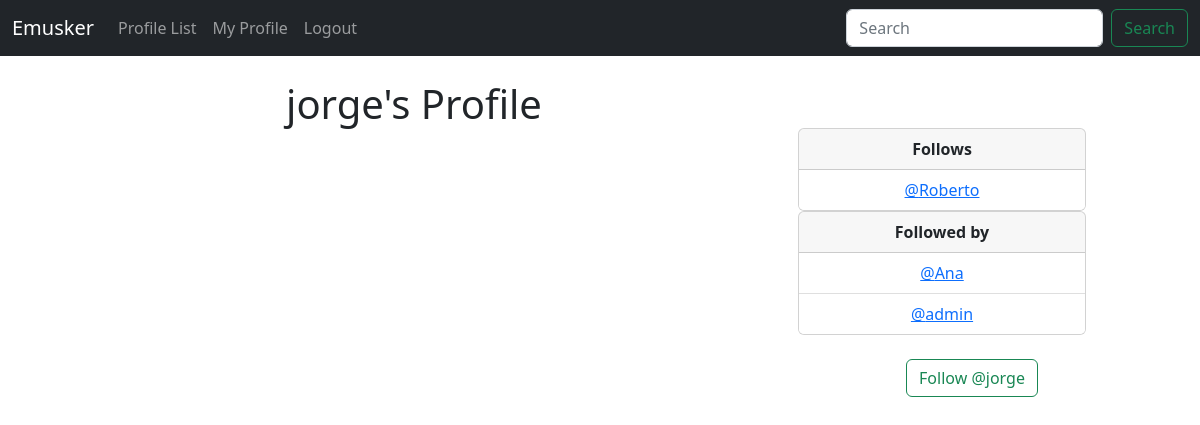
Page /profile/2 (signed in) on the earlier database version.
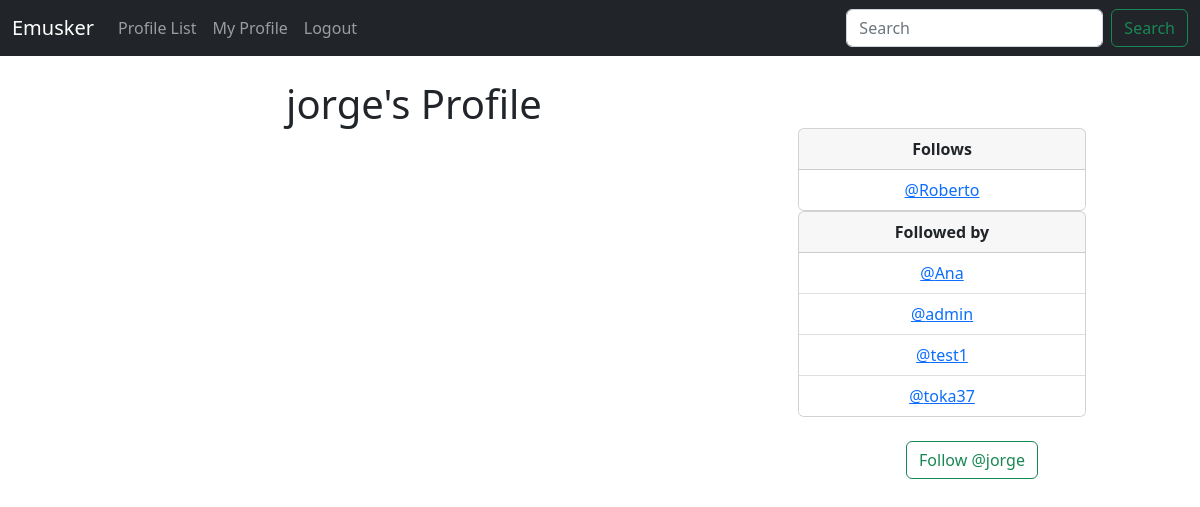
Same page on the later database version.
### musker/models.py (models this page shows)
class Profile(models.Model):
	user = models.OneToOneField(User, on_delete=models.CASCADE)
	follows = models.ManyToManyField("self",related_name="followed_by",symmetrical=False,blank=True)
	date_modified = models.DateTimeField(User, auto_now=True)
	profile_image = models.ImageField(null=True,blank=True, upload_to="images/")
	def __str__(self):
		return self.user.username

### musker/views.py (the view, shortened to what this page needs)
# urls.py: path('profile/<int:pk>',views.profile,name='profile' ),
def profile(request,pk):
    if request.user.is_authenticated:
        profile = Profile.objects.get(user_id=pk)
        posts=Post.objects.filter(user_id=pk)
        return render(request, 'profile.html',{"profile":profile,"posts":posts})
    else:
        messages.success(request,("You must be logged."))
        return redirect('home')

### musker/templates/profile.html (shortened to what this page needs)
{% extends 'base.html' %}
{% block content %}
{%if profile%}
<div class="container text-center">
    <div class="row">
        <div class="col-8">
            <h1>{{profile.user.username}}'s Profile</h1>
        </div>
        <div class="col-4">
            <div class="card" style="width: 18rem;">
                <div class="card-header">
                <strong> Follows</strong>
                </div>
                <ul class="list-group list-group-flush">
                  {%for following in profile.follows.all%}
                  <li class="list-group-item"><a href="{%url 'profile' following.user.id%}">@{{following}}</a></li>
                  {%endfor%}
                </ul>
              </div>
              <div class="card" style="width: 18rem;">
                <div class="card-header">
                <strong>Followed by</strong>
                </div>
                <ul class="list-group list-group-flush">
                  {%for following in profile.followed_by.all%}
                  <li class="list-group-item"><a href="{%url 'profile' following.user.id%}">@{{following}}</a></li>
                  {%endfor%}
                </ul>
              </div>
            <form method="POST">
                {%if profile in user.profile.follows.all%}
                <button class="btn btn-outline-danger" name="follow" value="unfollow" type="submit">Unfollow @{{profile.user.username}}</button>
                {%else%}
                <button class="btn btn-outline-success" name="follow" value="follow" type="submit">Follow @{{profile.user.username}}</button>
                {%endif%}
            </form>
        </div>
    </div>
</div>
{%endif%}
{%endblock%}

Differences in the rows shown:
added Profile: user.username "test1"
added Profile: user.username "toka37"
